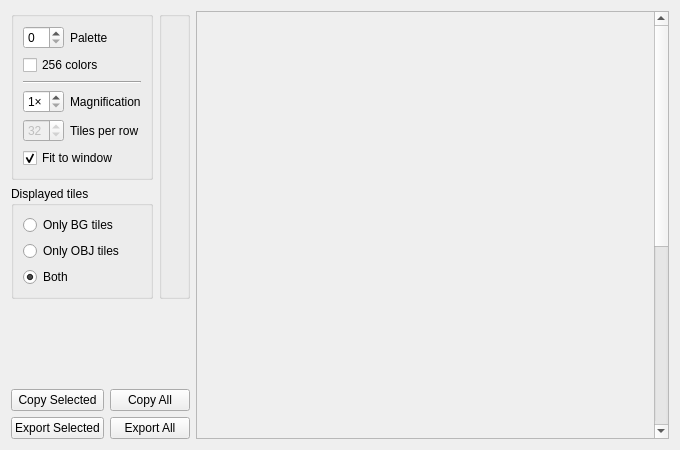
<?xml version="1.0" encoding="UTF-8"?>
<ui version="4.0">
 <class>QGBA::TileView</class>
 <widget class="QWidget" name="QGBA::TileView">
  <property name="geometry">
   <rect>
    <x>0</x>
    <y>0</y>
    <width>680</width>
    <height>450</height>
   </rect>
  </property>
  <property name="windowTitle">
   <string>Tiles</string>
  </property>
  <layout class="QGridLayout" name="gridLayout" rowstretch="0,0,1,0" columnstretch="0,0,1">
   <item row="0" column="0">
    <widget class="QGroupBox" name="groupBox_2">
     <property name="title">
      <string/>
     </property>
     <layout class="QFormLayout" name="formLayout_2">
      <item row="0" column="0">
       <widget class="QSpinBox" name="paletteId">
        <property name="maximum">
         <number>15</number>
        </property>
       </widget>
      </item>
      <item row="0" column="1">
       <widget class="QLabel" name="label_3">
        <property name="text">
         <string>Palette</string>
        </property>
       </widget>
      </item>
      <item row="1" column="0" colspan="2">
       <widget class="QCheckBox" name="palette256">
        <property name="text">
         <string>256 colors</string>
        </property>
       </widget>
      </item>
      <item row="2" column="0" colspan="2">
       <widget class="Line" name="line">
        <property name="orientation">
         <enum>Qt::Horizontal</enum>
        </property>
       </widget>
      </item>
      <item row="3" column="0">
       <widget class="QSpinBox" name="magnification">
        <property name="sizePolicy">
         <sizepolicy hsizetype="Fixed" vsizetype="Fixed">
          <horstretch>0</horstretch>
          <verstretch>0</verstretch>
         </sizepolicy>
        </property>
        <property name="suffix">
         <string notr="true">×</string>
        </property>
        <property name="minimum">
         <number>1</number>
        </property>
        <property name="maximum">
         <number>8</number>
        </property>
       </widget>
      </item>
      <item row="3" column="1">
       <widget class="QLabel" name="label_2">
        <property name="text">
         <string>Magnification</string>
        </property>
       </widget>
      </item>
      <item row="4" column="0">
       <widget class="QSpinBox" name="tilesPerRow">
        <property name="enabled">
         <bool>false</bool>
        </property>
        <property name="minimum">
         <number>1</number>
        </property>
        <property name="maximum">
         <number>64</number>
        </property>
        <property name="value">
         <number>32</number>
        </property>
       </widget>
      </item>
      <item row="4" column="1">
       <widget class="QLabel" name="label">
        <property name="text">
         <string>Tiles per row</string>
        </property>
       </widget>
      </item>
      <item row="5" column="0" colspan="2">
       <widget class="QCheckBox" name="tileFit">
        <property name="text">
         <string>Fit to window</string>
        </property>
        <property name="checked">
         <bool>true</bool>
        </property>
       </widget>
      </item>
     </layout>
    </widget>
   </item>
   <item row="0" column="1" rowspan="2">
    <widget class="QGBA::AssetTile" name="tile"/>
   </item>
   <item row="1" column="0">
    <widget class="QGroupBox" name="groupBox">
     <property name="title">
      <string>Displayed tiles</string>
     </property>
     <layout class="QVBoxLayout" name="verticalLayout_2">
      <item>
       <widget class="QRadioButton" name="tilesBg">
        <property name="text">
         <string>Only BG tiles</string>
        </property>
        <attribute name="buttonGroup">
         <string notr="true">tilesSelector</string>
        </attribute>
       </widget>
      </item>
      <item>
       <widget class="QRadioButton" name="tilesObj">
        <property name="text">
         <string>Only OBJ tiles</string>
        </property>
        <attribute name="buttonGroup">
         <string notr="true">tilesSelector</string>
        </attribute>
       </widget>
      </item>
      <item>
       <widget class="QRadioButton" name="tilesBoth">
        <property name="text">
         <string>Both</string>
        </property>
        <property name="checked">
         <bool>true</bool>
        </property>
        <attribute name="buttonGroup">
         <string notr="true">tilesSelector</string>
        </attribute>
       </widget>
      </item>
     </layout>
    </widget>
   </item>
   <item row="3" column="0" colspan="2">
    <layout class="QGridLayout" name="gridLayout_2">
     <item row="0" column="0">
      <widget class="QPushButton" name="copyOne">
       <property name="text">
        <string>Copy Selected</string>
       </property>
      </widget>
     </item>
     <item row="1" column="0">
      <widget class="QPushButton" name="exportOne">
       <property name="text">
        <string>Export Selected</string>
       </property>
      </widget>
     </item>
     <item row="0" column="1">
      <widget class="QPushButton" name="copyAll">
       <property name="text">
        <string>Copy All</string>
       </property>
      </widget>
     </item>
     <item row="1" column="1">
      <widget class="QPushButton" name="exportAll">
       <property name="text">
        <string>Export All</string>
       </property>
      </widget>
     </item>
    </layout>
   </item>
   <item row="0" column="2" rowspan="4">
    <widget class="QScrollArea" name="scrollArea">
     <property name="sizePolicy">
      <sizepolicy hsizetype="Minimum" vsizetype="Expanding">
       <horstretch>0</horstretch>
       <verstretch>0</verstretch>
      </sizepolicy>
     </property>
     <property name="widgetResizable">
      <bool>true</bool>
     </property>
     <property name="alignment">
      <set>Qt::AlignLeading|Qt::AlignLeft|Qt::AlignTop</set>
     </property>
     <widget class="QWidget" name="scrollAreaWidgetContents">
      <property name="geometry">
       <rect>
        <x>0</x>
        <y>0</y>
        <width>441</width>
        <height>768</height>
       </rect>
      </property>
      <property name="sizePolicy">
       <sizepolicy hsizetype="Preferred" vsizetype="Maximum">
        <horstretch>0</horstretch>
        <verstretch>0</verstretch>
       </sizepolicy>
      </property>
      <layout class="QVBoxLayout" name="verticalLayout">
       <property name="spacing">
        <number>0</number>
       </property>
       <property name="leftMargin">
        <number>0</number>
       </property>
       <property name="topMargin">
        <number>0</number>
       </property>
       <property name="rightMargin">
        <number>0</number>
       </property>
       <property name="bottomMargin">
        <number>0</number>
       </property>
       <item>
        <widget class="QGBA::TilePainter" name="tiles" native="true">
         <property name="sizePolicy">
          <sizepolicy hsizetype="MinimumExpanding" vsizetype="Fixed">
           <horstretch>0</horstretch>
           <verstretch>0</verstretch>
          </sizepolicy>
         </property>
         <property name="minimumSize">
          <size>
           <width>256</width>
           <height>768</height>
          </size>
         </property>
        </widget>
       </item>
      </layout>
     </widget>
    </widget>
   </item>
  </layout>
 </widget>
 <customwidgets>
  <customwidget>
   <class>QGBA::AssetTile</class>
   <extends>QGroupBox</extends>
   <header>AssetTile.h</header>
   <container>1</container>
  </customwidget>
  <customwidget>
   <class>QGBA::TilePainter</class>
   <extends>QWidget</extends>
   <header>TilePainter.h</header>
   <container>1</container>
   <slots>
    <slot>setTileMagnification(int)</slot>
   </slots>
  </customwidget>
 </customwidgets>
 <tabstops>
  <tabstop>paletteId</tabstop>
  <tabstop>palette256</tabstop>
  <tabstop>magnification</tabstop>
  <tabstop>tilesPerRow</tabstop>
  <tabstop>tileFit</tabstop>
  <tabstop>tilesBg</tabstop>
  <tabstop>tilesObj</tabstop>
  <tabstop>tilesBoth</tabstop>
  <tabstop>copyOne</tabstop>
  <tabstop>copyAll</tabstop>
  <tabstop>exportOne</tabstop>
  <tabstop>exportAll</tabstop>
  <tabstop>scrollArea</tabstop>
 </tabstops>
 <resources/>
 <connections>
  <connection>
   <sender>tileFit</sender>
   <signal>toggled(bool)</signal>
   <receiver>tilesPerRow</receiver>
   <slot>setDisabled(bool)</slot>
   <hints>
    <hint type="sourcelabel">
     <x>162</x>
     <y>180</y>
    </hint>
    <hint type="destinationlabel">
     <x>39</x>
     <y>133</y>
    </hint>
   </hints>
  </connection>
  <connection>
   <sender>magnification</sender>
   <signal>valueChanged(int)</signal>
   <receiver>tiles</receiver>
   <slot>setTileMagnification(int)</slot>
   <hints>
    <hint type="sourcelabel">
     <x>39</x>
     <y>81</y>
    </hint>
    <hint type="destinationlabel">
     <x>462</x>
     <y>391</y>
    </hint>
   </hints>
  </connection>
  <connection>
   <sender>palette256</sender>
   <signal>toggled(bool)</signal>
   <receiver>paletteId</receiver>
   <slot>setDisabled(bool)</slot>
   <hints>
    <hint type="sourcelabel">
     <x>148</x>
     <y>24</y>
    </hint>
    <hint type="destinationlabel">
     <x>39</x>
     <y>29</y>
    </hint>
   </hints>
  </connection>
 </connections>
 <buttongroups>
  <buttongroup name="tilesSelector"/>
 </buttongroups>
</ui>
